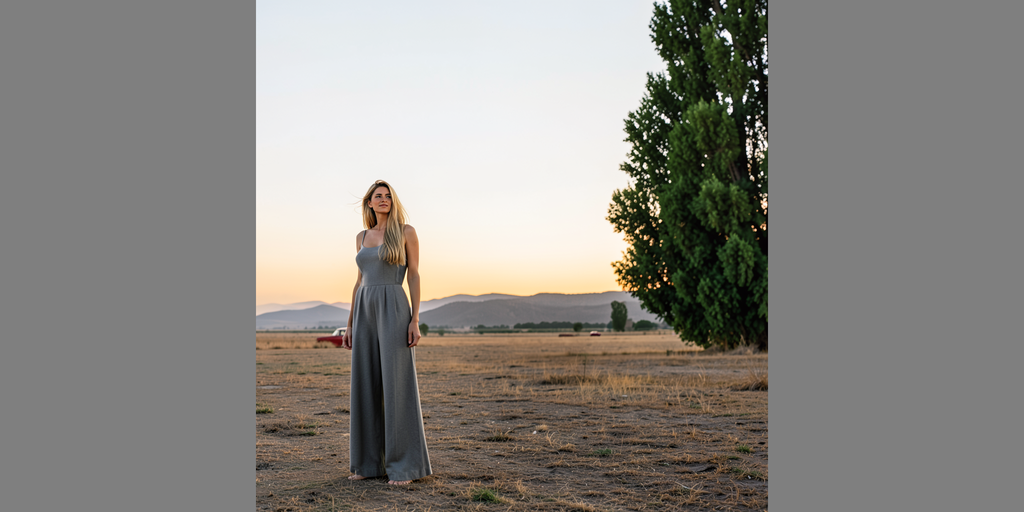
#> input picture experiments/local_edit_composite_robustness_results/organic_contour_SOURCE.png, 1024 x 512 px, given in place of PADDED_RESIZED.png, which was not available
$ python local_edit_photometric_reconciliation.py
#> lines starting #> are read from the running program, lines starting #| are printed output that depends on the picture; pictures that were not available may be replaced by others from this repository, and a replacement may not be noted
### experiments/local_edit_postdecode_composite.py
"""Zero-diffusion post-decode compositing discriminator for frozen Clown arm D."""

from __future__ import annotations

import json
from pathlib import Path

import numpy as np
from PIL import Image, ImageDraw


ROOT = Path(__file__).resolve().parents[1]
INPUT = ROOT / "experiments" / "local_edit_late_source_restoration_results"
OUTPUT = ROOT / "experiments" / "local_edit_postdecode_composite_results"
SOURCE_PATH = INPUT / "PADDED_RESIZED.png"
GENERATED_PATH = INPUT / "A_frozen_D_reference_FINAL.png"
LEFT = 256
RIGHT = 768
TRANSITION_WIDTH = 24


def load_rgb(path: Path) -> np.ndarray:
    return np.asarray(Image.open(path).convert("RGB"), dtype=np.uint8).copy()
#> returned value is the input picture: shape (512, 1024, 3); mean R, G, B 138.4, 135.5, 130.2
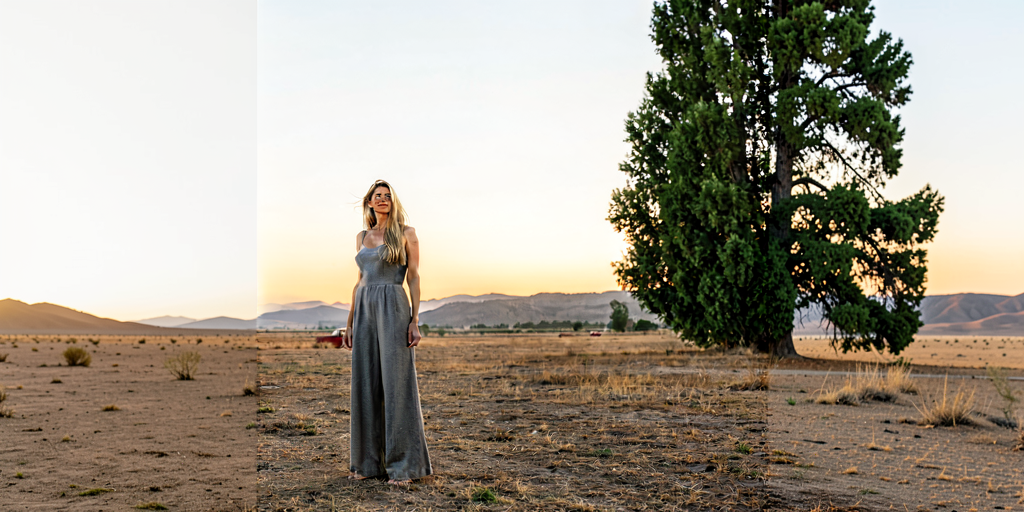
#> input picture experiments/local_edit_composite_robustness_results/organic_contour_A_GENERATED.png, 1024 x 512 px, given in place of A_frozen_D_reference_FINAL.png, which was not available
#> in load_rgb, returned value is the input picture: shape (512, 1024, 3); mean R, G, B 162.3, 154.4, 140.4


def source_weight(width: int = 1024) -> np.ndarray:
    """Raised-cosine source weight; transition lies strictly inside [LEFT, RIGHT)."""
    weight = np.zeros(width, dtype=np.float64)
    inner_left = LEFT + TRANSITION_WIDTH
    inner_right = RIGHT - TRANSITION_WIDTH
    weight[inner_left:inner_right] = 1.0
    t = np.linspace(0.0, 1.0, TRANSITION_WIDTH, dtype=np.float64)
    ramp = 0.5 - 0.5 * np.cos(np.pi * t)
    weight[LEFT:inner_left] = ramp
    weight[inner_right:RIGHT] = ramp[::-1]
    return weight


def composite(source: np.ndarray, generated: np.ndarray, weight: np.ndarray) -> np.ndarray:
    mixed = generated.astype(np.float64) * (1.0 - weight[None, :, None])
    mixed += source.astype(np.float64) * weight[None, :, None]
    return np.clip(np.rint(mixed), 0, 255).astype(np.uint8)


def rms(value: np.ndarray) -> float:
    return float(np.sqrt(np.mean(np.square(value.astype(np.float64)))))


def metrics(image: np.ndarray, source: np.ndarray, generated: np.ndarray) -> dict:
    inner_left = LEFT + TRANSITION_WIDTH
    inner_right = RIGHT - TRANSITION_WIDTH
    source_interior = image[:, inner_left:inner_right]
    target_interior = source[:, inner_left:inner_right]
    transition = np.concatenate((image[:, LEFT:inner_left], image[:, inner_right:RIGHT]), axis=1)
    target_transition = np.concatenate((source[:, LEFT:inner_left], source[:, inner_right:RIGHT]), axis=1)
    footprint = image[:, LEFT:RIGHT]
    target_footprint = source[:, LEFT:RIGHT]
    exact_interior = np.all(source_interior == target_interior, axis=-1)
    exact_footprint = np.all(footprint == target_footprint, axis=-1)

    def boundary(name: str, boundary: int, exterior_direction: int) -> dict:
        seam = image[:, boundary].astype(np.float64) - image[:, boundary - 1].astype(np.float64)
        if exterior_direction < 0:
            adjacent = image[:, boundary - 1].astype(np.float64) - image[:, boundary - 2].astype(np.float64)
        else:
            adjacent = image[:, boundary + 1].astype(np.float64) - image[:, boundary].astype(np.float64)
        return {
            f"{name}_seam_gradient_rms": rms(seam) / 255.0,
            f"{name}_first_derivative_discontinuity_rms": rms(seam - adjacent) / 255.0,
        }

    outside = np.ones(image.shape[:2], dtype=bool)
    outside[:, LEFT:RIGHT] = False
    # P2 requires generated identity outside the transition, not within it.
    unchanged_generated = outside

    result = {
        "source_interior_mae": float(np.abs(source_interior.astype(np.float64) - target_interior).mean() / 255.0),
        "transition_strip_mae_vs_source": float(np.abs(transition.astype(np.float64) - target_transition).mean() / 255.0),
        "source_interior_exact_pixel_fraction": float(exact_interior.mean()),
        "source_footprint_exact_pixel_fraction": float(exact_footprint.mean()),
        "generated_exterior_bit_exact": bool(np.array_equal(image[unchanged_generated], generated[unchanged_generated])),
        "generated_exterior_max_abs": int(np.abs(image[unchanged_generated].astype(np.int16) - generated[unchanged_generated].astype(np.int16)).max()),
    }
    result.update(boundary("left", LEFT, -1))
    result.update(boundary("right", RIGHT, 1))
    return result


# [53 lines left out: functions make_sheet, run, not called in this run]


# [2 lines that do not run on import are left out]

### experiments/local_edit_photometric_reconciliation.py
"""Zero-diffusion affine photometric reconciliation for the fixed compositor."""

from __future__ import annotations

import json
from pathlib import Path

import numpy as np
from PIL import Image, ImageDraw

import local_edit_composite_robustness as robustness
import local_edit_postdecode_composite as policy


ROOT = Path(__file__).resolve().parents[1]
OUTPUT = ROOT / "experiments" / "local_edit_photometric_reconciliation_results"
LUMA = np.array([0.2126, 0.7152, 0.0722], dtype=np.float64)
BASELINE_NEIGHBORHOOD = 8
MIN_SCALE = 0.5
MAX_SCALE = 2.0


def luminance(rgb: np.ndarray) -> np.ndarray:
    return rgb.astype(np.float64) @ LUMA


def robust_luminance_affine(source: np.ndarray, generated: np.ndarray) -> tuple[float, float]:
    source_y = luminance(source).reshape(-1)
    generated_y = luminance(generated).reshape(-1)
    source_median = float(np.median(source_y))
    generated_median = float(np.median(generated_y))
    source_mad = float(np.median(np.abs(source_y - source_median)))
    generated_mad = float(np.median(np.abs(generated_y - generated_median)))
    if generated_mad < 1e-6:
        scale = 1.0
    else:
        scale = float(np.clip(source_mad / generated_mad, MIN_SCALE, MAX_SCALE))
    offset = source_median - scale * generated_median
    return scale, offset


def reconcile_generated_luminance(
    source: np.ndarray, generated: np.ndarray, source_weight: np.ndarray
) -> tuple[np.ndarray, dict]:
    corrected = generated.astype(np.float64).copy()
    transforms = {}
    strips = {
        "left": (policy.LEFT, policy.LEFT + policy.TRANSITION_WIDTH),
        "right": (policy.RIGHT - policy.TRANSITION_WIDTH, policy.RIGHT),
    }
    for name, (start, stop) in strips.items():
        source_strip = source[:, start:stop]
        generated_strip = generated[:, start:stop]
        scale, offset = robust_luminance_affine(source_strip, generated_strip)
        generated_y = luminance(generated_strip)
        target_y = scale * generated_y + offset
        correction_strength = source_weight[start:stop][None, :]
        delta = correction_strength * (target_y - generated_y)
        corrected[:, start:stop] = np.clip(
            generated_strip.astype(np.float64) + delta[..., None], 0, 255
        )
        transforms[name] = {
            "scale": scale,
            "offset_8bit_luminance": offset,
            "maximum_applied_luminance_delta_8bit": float(np.abs(delta).max()),
        }
#> this loop made 2 passes
#> (source_median in robust_luminance_affine, generated_median in robust_luminance_affine, source_mad in robust_luminance_affine, generated_mad in robust_luminance_affine, scale, offset) on passes 1 to 2: (230.9, 244.7, 10.54, 7.18, 1.47, -128.4), (43.43, 31.29, 29.08, 30.58, 0.951, 13.67)
#> pass 1, in reconcile_generated_luminance, `generated_y = luminance(generated_strip)`:
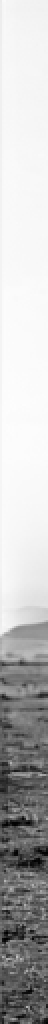
#> generated_y: shape (512, 24) float64 (shown 2 times larger); min 0, max 253.9, mean 190.8
#> after the loop:
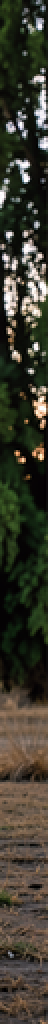
#> source_strip: shape (512, 24, 3) (shown 2 times larger); mean R, G, B 59.6, 58, 45.6
#> after the loop, transforms = 2 items
    return corrected, transforms


def reconciled_composite(source: np.ndarray, generated: np.ndarray) -> tuple[np.ndarray, dict]:
    weight = policy.source_weight()
    corrected, transforms = reconcile_generated_luminance(source, generated, weight)
#> transforms = 2 items
    mixed = corrected * (1.0 - weight[None, :, None])
    mixed += source.astype(np.float64) * weight[None, :, None]
    return np.clip(np.rint(mixed), 0, 255).astype(np.uint8), transforms


def strip_profile(image: np.ndarray, boundary: int, side: str) -> dict:
    if side == "left":
        start = boundary
        stop = boundary + policy.TRANSITION_WIDTH
        outside = luminance(image[:, boundary - BASELINE_NEIGHBORHOOD:boundary]).mean()
        inside = luminance(image[:, stop:stop + BASELINE_NEIGHBORHOOD]).mean()
    else:
        start = boundary - policy.TRANSITION_WIDTH
        stop = boundary
        inside = luminance(image[:, start - BASELINE_NEIGHBORHOOD:start]).mean()
        outside = luminance(image[:, boundary:boundary + BASELINE_NEIGHBORHOOD]).mean()
    profile = luminance(image[:, start:stop]).mean(axis=0) / 255.0
    if side == "left":
        baseline = np.linspace(outside, inside, policy.TRANSITION_WIDTH + 2)[1:-1] / 255.0
    else:
        baseline = np.linspace(inside, outside, policy.TRANSITION_WIDTH + 2)[1:-1] / 255.0
    residual = profile - baseline
    derivative = np.diff(profile)
    return {
        "mean_luminance_by_column": [float(v) for v in profile],
        "derivative_by_column": [float(v) for v in derivative],
        "derivative_rms": float(np.sqrt(np.mean(derivative * derivative))),
        "derivative_max_abs": float(np.abs(derivative).max()),
        "smooth_baseline_residual_rms": float(np.sqrt(np.mean(residual * residual))),
        "maximum_low_frequency_deviation": float(np.abs(residual).max()),
    }


def extended_metrics(image: np.ndarray, source: np.ndarray, generated: np.ndarray) -> dict:
    result = policy.metrics(image, source, generated)
    result["luminance_strips"] = {
        "left": strip_profile(image, policy.LEFT, "left"),
        "right": strip_profile(image, policy.RIGHT, "right"),
    }
    return result


def make_sheet(case: str, arms: dict[str, np.ndarray]) -> None:
    label_height = 30
    height, width = next(iter(arms.values())).shape[:2]
    canvas = Image.new("RGB", (width, len(arms) * (height + label_height)), "white")
    draw = ImageDraw.Draw(canvas)
    for index, (name, image) in enumerate(arms.items()):
        y = index * (height + label_height)
        draw.text((8, y + 7), f"{case}: {name}", fill="black")
        canvas.paste(Image.fromarray(image), (0, y + label_height))
    canvas.save(OUTPUT / f"{case}_COMPARISON.png")


def run() -> None:
    OUTPUT.mkdir(parents=True, exist_ok=True)
    hard_weight = np.zeros(1024, dtype=np.float64)
    hard_weight[policy.LEFT:policy.RIGHT] = 1.0
    fixed_weight = policy.source_weight()
    cases = {}
    for case, config in robustness.CASES.items():
        source = policy.load_rgb(config["source"])
        generated = policy.load_rgb(config["generated"])
        reconciled, transforms = reconciled_composite(source, generated)
#> transforms = 2 items
        arms = {
            "A_GENERATED": generated,
            "B_HARD": policy.composite(source, generated, hard_weight),
            "C_INSET_24PX": policy.composite(source, generated, fixed_weight),
            "D_AFFINE_24PX": reconciled,
        }
#> in composite, `mixed = generated.astype(np.float64) * (1.0 - weight[None, :, None])`:
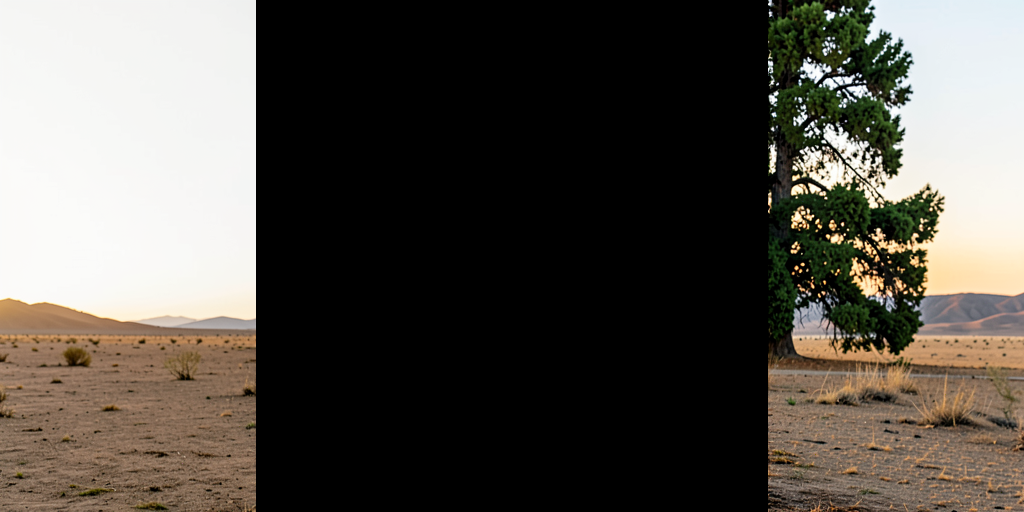
#> mixed: shape (512, 1024, 3) float64; mean R, G, B 84.8, 80.4, 73.6
        arm_metrics = {}
        for arm, image in arms.items():
            Image.fromarray(image).save(OUTPUT / f"{case}_{arm}.png")
            arm_metrics[arm] = extended_metrics(image, source, generated)
#> this loop made 4 passes
#> arm on passes 1 to 4: 'A_GENERATED', 'B_HARD', 'C_INSET_24PX', 'D_AFFINE_24PX'
#> pass 1, in metrics, `target_interior = source[:, inner_left:inner_right]`:
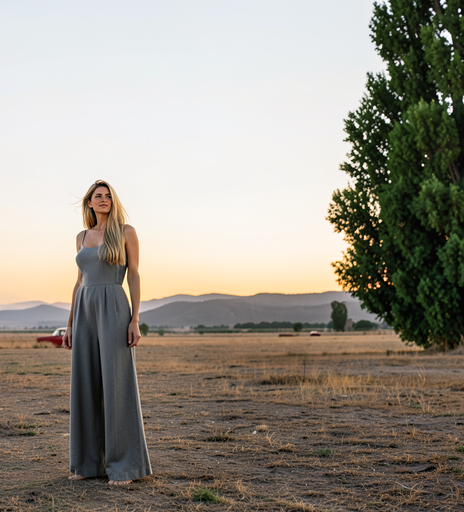
#> target_interior: shape (512, 464, 3); mean R, G, B 152.3, 146.5, 135.9
#> pass 1, in metrics, `target_transition = np.concatenate((source[:, LEFT:inner_left], source..`:
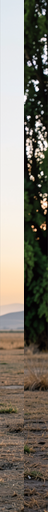
#> target_transition: shape (512, 48, 3); mean R, G, B 126.2, 120.5, 109.6
#> after the loop, arm_metrics = 4 items
        make_sheet(case, arms)
#> in make_sheet, `canvas = Image.new("RGB", (width, len(arms) * (height + label_height))..`: canvas: PIL image 1024x2168 RGB; every value is 255
#> the loop in make_sheet, `for index, (name, image) in enumerate(arms.items()):` made 4 passes
#> (name, y) on passes 1 to 4: ('A_GENERATED', 0), ('B_HARD', 542), ('C_INSET_24PX', 1084), ('D_AFFINE_24PX', 1626)
#> after the loop in make_sheet, `for index, (name, image) in enumerate(arms.items()):`:
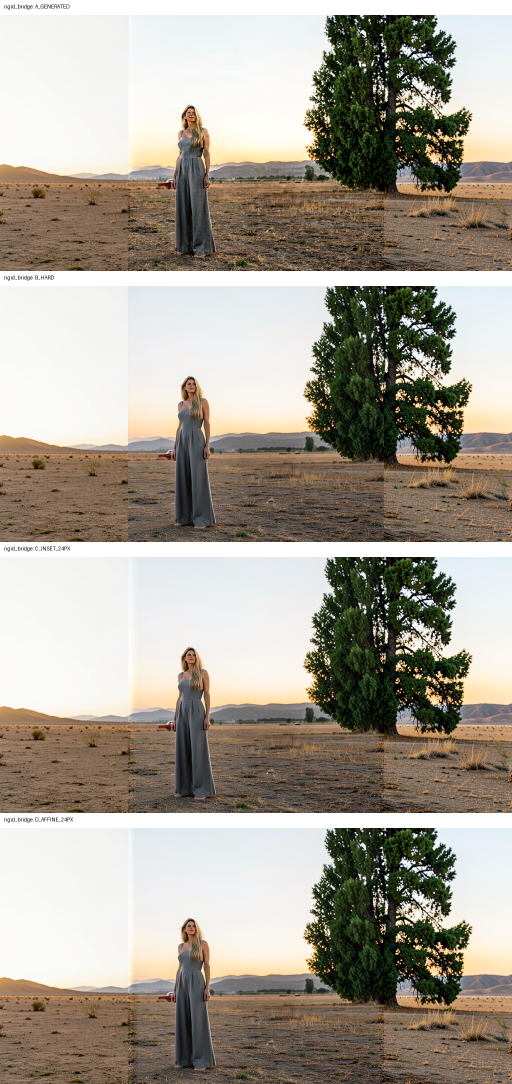
#> canvas: PIL image 1024x2168 RGB (shown at 1/2 size); mean R, G, B 165.5, 158.4, 146.5
        cases[case] = {
            "kind": config["kind"],
            "transforms": transforms,
            "arms": arm_metrics,
        }
    report = {
        "experiment": "Zero-diffusion fixed affine photometric reconciliation",
        "policy": {
            "ownership": "unchanged 24 px inward raised-cosine composite",
            "transform": "per-boundary robust luminance affine from corresponding transition pixels",
            "scale_clip": [MIN_SCALE, MAX_SCALE],
            "application": "luminance delta applied to generated contribution with source-weight strength",
            "smooth_baseline_neighborhood_pixels": BASELINE_NEIGHBORHOOD,
        },
        "cases": cases,
        "diffusion_or_vae_executed": False,
    }
    (OUTPUT / "report.json").write_text(json.dumps(report, indent=2) + "\n", encoding="utf-8")
    print(json.dumps({
        "report": str(OUTPUT / "report.json"),
        "transforms": {case: value["transforms"] for case, value in cases.items()},
        "strip_metrics": {
            case: {
                arm: data["luminance_strips"]
                for arm, data in value["arms"].items() if arm in {"C_INSET_24PX", "D_AFFINE_24PX"}
            } for case, value in cases.items()
        },
    }, indent=2))


if __name__ == "__main__":
#> (the run stopped early here; a loop or call above may not have finished)
